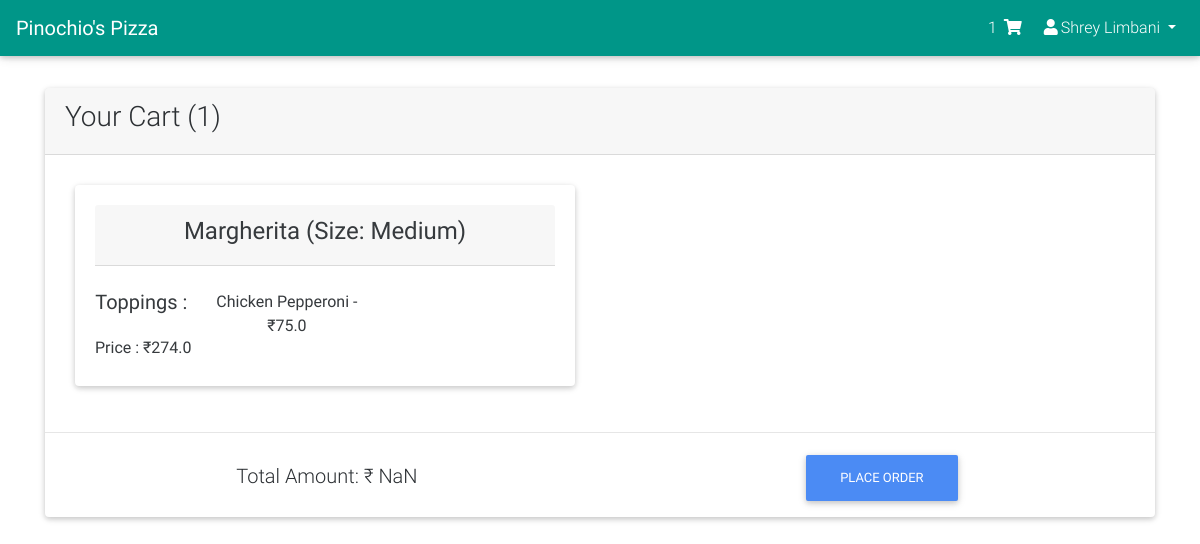
The app's page /cart (signed in) with its own data.
### orders/models.py (models this page shows, shortened)
class Order(models.Model):
    user_id = models.ForeignKey(User, on_delete=models.CASCADE)
    pizza = models.ForeignKey(Pizza, on_delete=models.CASCADE)
    size = models.CharField(max_length=10, default="medium")
    toppings = models.ManyToManyField(Topping, blank=True)
    price = models.FloatField(max_length=6)
    status = models.ForeignKey(Status, on_delete=models.CASCADE)

class Pizza(models.Model):
    name = models.CharField(max_length=64)
    description = models.CharField(max_length=100)
    small_price = models.FloatField(max_length=5, default=0)
    medium_price = models.FloatField(max_length=5, default=0)
    large_price = models.FloatField(max_length=5, default=0)
    def __str__(self):
        return f"{self.name}"

class Topping(models.Model):
    name = models.CharField(max_length=20)
    description = models.CharField(max_length=100)
    price = models.FloatField(max_length=4)
    def __str__(self):
        return f"{self.name} - ₹{self.price}"

### orders/views.py (the view)
# urls.py: path("cart", views.cart, name="cart"),
def cart(request):
    try:
        cart_orders = Order.objects.filter(user_id=request.user, status=3)
        cart_orders_count = cart_orders.count()
    except Order.DoesNotExist:
        cart_orders_count = 0
    context = {
        'cart_orders': cart_orders,
        'cart_orders_count': cart_orders_count
    }
    return render(request, "orders/cart.html", context)

### orders/templates/orders/cart.html (shortened to what this page needs)
{% extends 'base.html' %}
{% load static %}
{% block css %}
    <link href="{% static 'css/cart.css' %}" rel="stylesheet">
{% endblock %}
{% block body %}
    <header>
      <nav class="navbar fixed-top navbar-expand-lg navbar-dark teal">
        <a class="navbar-brand" href="{% url 'home' %}"><strong>Pinochio's Pizza</strong></a>
        <div class="collapse navbar-collapse" id="navbarSupportedContent-333">
            <ul class="navbar-nav ml-auto nav-flex-icons">
              <li class="nav-item">
                <a class="nav-link waves-effect waves-light" href="{% url 'cart' %}">{{ cart_orders_count }}
                    <i class="fas fa-shopping-cart"></i>
                </a>
              </li>
              <li class="nav-item dropdown">
                <a class="nav-link dropdown-toggle" id="navbarDropdownMenuLink-333" data-toggle="dropdown"
                  aria-haspopup="true" aria-expanded="false">
                  <i class="fas fa-user"></i>{{ user.first_name }} {{ user.last_name }}
                </a>
              </li>
            </ul>
        </div>
      </nav>
    </header>
    <main class="text-center py-5">
        <div class="container">
            <div class="card">
                <div class="card-header d-flex justify-content-start">
                    <h3>Your Cart ({{cart_orders_count}})<h3>
                </div>
                <div class="card-body row">
                    {% for order in cart_orders %}
                    <div class="card-group col-6 orders" id="{{order.id}}">
                        <div class="card" style="margin:10px;">
                            <div class="card-body">
                                <div class="card-header d-flex justify-content-center">
                                    <h4>{{ order.pizza }} (Size: {{ order.size }}) </h4>
                                </div><br/>
                                <div class="row">
                                  <h5 class="card-title col-3">Toppings : </h5>
                                    <div class="col-9 row">
                                      {% for topping in order.toppings.all %}
                                      <span class="order_toppings col-6 p-0">
                                      {{ topping }}
                                      </span>
                                      {% empty %}
                                      <span class="order_toppings">
                                      None
                                      </span>
                                      {% endfor %}
                                    </div>
                                </div>
                                <h6 class="d-flex justify-content-start">Price : ₹
                                    <span class="order_price">{{ order.price }}</span>
                                </h6>
                            </div>
                        </div>
                    </div>
                    {% endfor %}
                </div>
                {% if cart_orders_count != 0 %}
                <hr>
                <div class="d-flex justify-content-around" style="margin-bottom: 10px;">
                    <h5 style="padding-top:15px;">Total Amount: ₹ <span id="total_price"></span></h5>
                    <a class="btn btn-primary" id="place_order"> Place Order </a>
                </div>
                {% endif %}
            </div>
        </div>
    </main>
{% endblock %}

### orders/static/css/cart.css (style rules this page uses)
html, body { height: 100%; background: url("../img/pizza-home-wallpaper.jpg")no-repeat center; background-size: 100%; background-attachment: fixed; }
header,.view { height: 5%; }
.card { opacity: 0.95; }
.order_toppings { font-size: medium; }

### records on screen
Order: pizza "Margherita", size "Medium", price "274.0"
Topping: name+price "Chicken Pepperoni - ₹75.0"

### other values on screen
{{ cart_orders_count }} "1"
{{ user.first_name }} "Shrey"
{{ user.last_name }} "Limbani"
